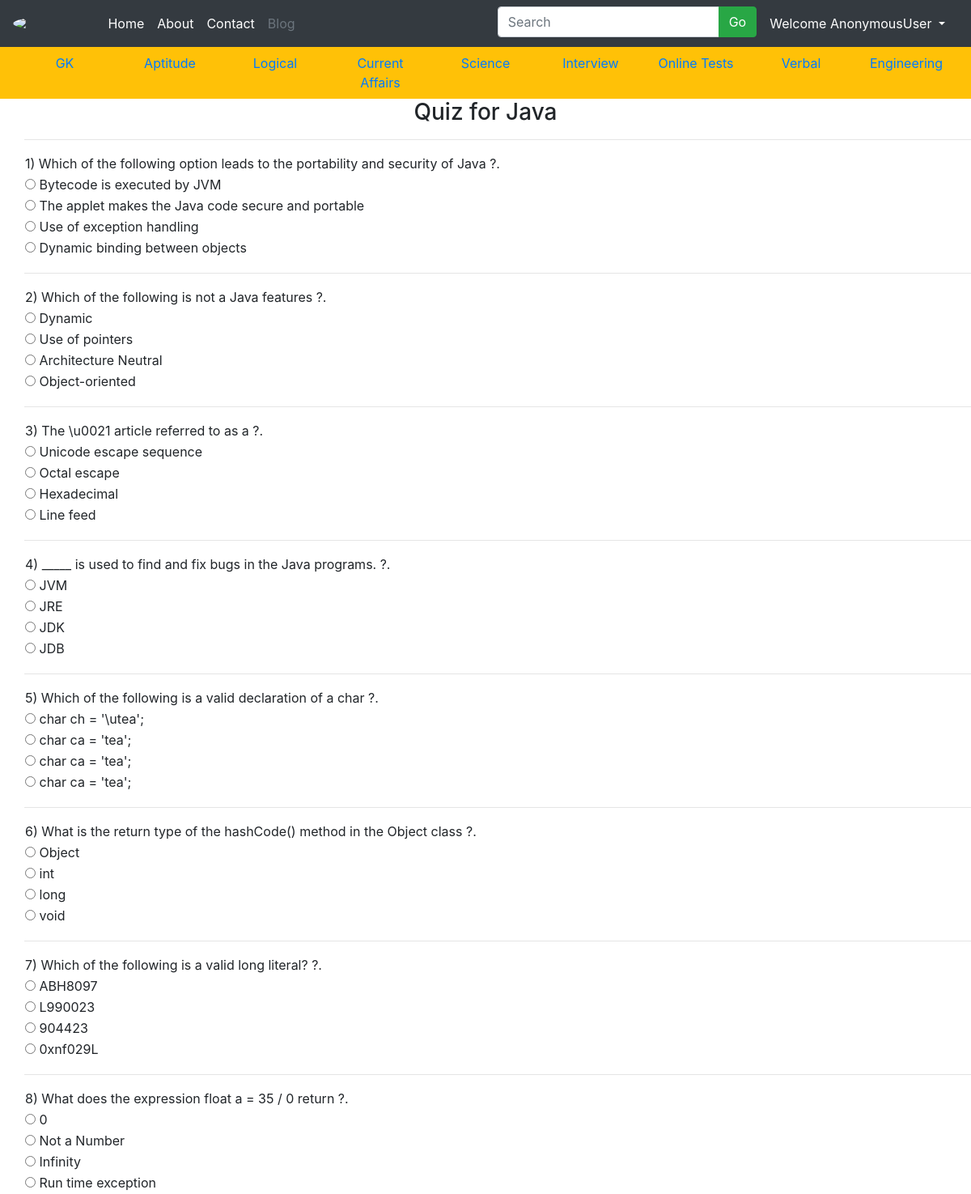
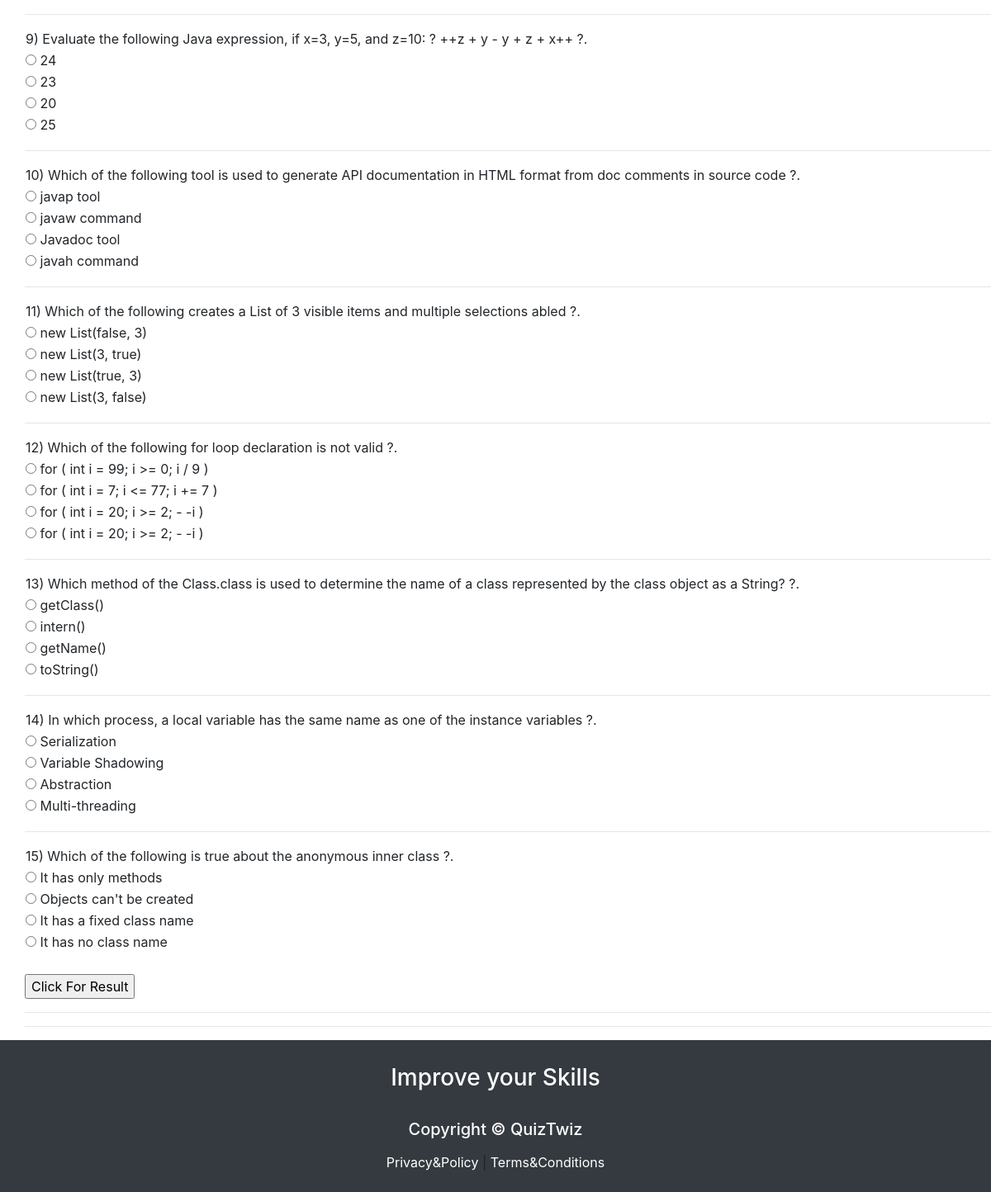
/java, run on the app's committed database (2 pictures, top to bottom).
### QuizApp/models.py (models this page shows, shortened)
class Java(models.Model):
    Question = models.CharField(max_length=250)
    option1 = models.CharField(max_length=100)
    option2 = models.CharField(max_length=100)
    option3 = models.CharField(max_length=100)
    option4 = models.CharField(max_length=100)
    correctans = models.CharField(max_length=100)

### QuizApp/views.py (the view)
# urls.py: path('java', views.java, name='java-quiz'),
def java(request):
    results = Java.objects.all()
    return render(request,'java.html',{'Java':results})

### Templates/java.html (shortened to what this page needs)
{% extends 'base.html' %}
{% block body %}
<center>
    <h3>Quiz for Java</h3>
</center>
<div style="padding-left:30px">
    {%for result in Java%}
        <table>
            <tr>
                <td>{{result.Question}} ?.</td>
            </tr>
            <tr>
                <td><input type="radio" id="option1" class="rb" name="{{result.Question}}" value="{{result.option1}}"> {{result.option1}}</td>
            </tr>
            <tr>
                <td><input type="radio" id="option2" class="rb" name="{{result.Question}}" value="{{result.option2}}"> {{result.option2}}</td>
            </tr>
            <tr>
                <td><input type="radio" id="option3" class="rb" name="{{result.Question}}" value="{{result.option3}}"> {{result.option3}}</td>
            </tr>
            <tr>
                <td><input type="radio" id="option4" class="rb" name="{{result.Question}}" value="{{result.option4}}"> {{result.option4}}</td>
            </tr>
            <tr>
                <td><lable id="correctans" class="rb" style="display:none; color:green;"><b>The Correct Answer Is :{{result.correctans}}</b></lable></td>
            </tr>
            <hr>
        </table>
    {% endfor %}
    <br>
    <input type="submit" value="Click For Result" id="but1" onclick="getanswers();"/>
    <hr/>
    <hr>
</div>
{% endblock body %}

### data on the page
Java: Question "1) Which of the following option leads to the portability and security of Java", option1 "Bytecode is executed by JVM", option2 "The applet makes the Java code secure and portable", option3 "Use of exception handling", option4 "Dynamic binding between objects"
Java: Question "2) Which of the following is not a Java features", option1 "Dynamic", option2 "Use of pointers", option3 "Architecture Neutral", option4 "Object-oriented"
Java: Question "3) The \\u0021 article referred to as a", option1 "Unicode escape sequence", option2 "Octal escape", option3 "Hexadecimal", option4 "Line feed"
Java: Question "4) _____ is used to find and fix bugs in the Java programs.", option1 "JVM", option2 "JRE", option3 "JDK", option4 "JDB"
Java: Question "5) Which of the following is a valid declaration of a char", option1 "char ch = '\\utea';", option2 "char ca = 'tea';", option3 "char ca = 'tea';", option4 "char ca = 'tea';"
Java: Question "6) What is the return type of the hashCode() method in the Object class", option1 "Object", option2 "int", option3 "long", option4 "void"
Java: Question "7) Which of the following is a valid long literal?", option1 "ABH8097", option2 "L990023", option3 "904423", option4 "0xnf029L"
Java: Question "8) What does the expression float a = 35 / 0 return", option1 "0", option2 "Not a Number", option3 "Infinity", option4 "Run time exception"
Java: Question "9) Evaluate the following Java expression, if x=3, y=5, and z=10: ? ++z + y - y + z + x++", option1 "24", option2 "23", option3 "20", option4 "25"
Java: Question "10) Which of the following tool is used to generate API documentation in HTML format from doc comments in source code", option1 "javap tool", option2 "javaw command", option3 "Javadoc tool", option4 "javah command"
Java: Question "11) Which of the following creates a List of 3 visible items and multiple selections abled", option1 "new List(false, 3)", option2 "new List(3, true)", option3 "new List(true, 3)", option4 "new List(3, false)"
Java: Question "12) Which of the following for loop declaration is not valid", option1 "for ( int i = 99; i >= 0; i / 9 )", option2 "for ( int i = 7; i <= 77; i += 7 )", option3 "for ( int i = 20; i >= 2; - -i )", option4 "for ( int i = 20; i >= 2; - -i )"
Java: Question "13) Which method of the Class.class is used to determine the name of a class represented by the class object as a String?", option1 "getClass()", option2 "intern()", option3 "getName()", option4 "toString()"
Java: Question "14) In which process, a local variable has the same name as one of the instance variables", option1 "Serialization", option2 "Variable Shadowing", option3 "Abstraction", option4 "Multi-threading"
Java: Question "15) Which of the following is true about the anonymous inner class", option1 "It has only methods", option2 "Objects can't be created", option3 "It has a fixed class name", option4 "It has no class name"

### other printed values
{{ request.user }} "AnonymousUser"
